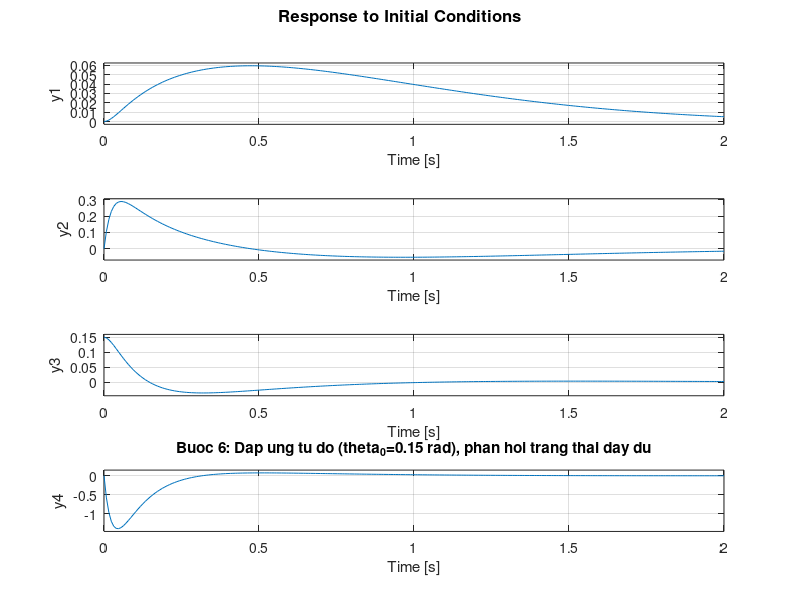

Write the MATLAB code that produced this figure.
%% VI DU DAY DU: LQG cho xe can bang 2 banh (theo 10 buoc trong lo trinh)
% Mo hinh con lac nguoc tren xe (cart-pole), anh xa sang xe 2 banh:
%   - "xe" tinh tien  <->  truc 2 banh (dong bo, khong xet yaw)
%   - "con lac"       <->  than xe (khung + pin + mach)
%   - u (luc ngang)   <->  tong luc keo tuong duong tu 2 dong co
%                          (u = tong mo-men banh / ban kinh banh)
% CANH BAO: cac thong so vat ly ben duoi la SO MINH HOA, phai thay bang
% so do that tren xe cua ban truoc khi tin tuong ket qua.
% (Da sua loi dau o A(2,3): he so cua theta trong phuong trinh xddot
%  phai la SO AM, kiem lai bang cach nghich dao ma tran khoi luong.)
clear; clc; close all;

%% ---- Thong so vat ly (thay bang so do thuc te) ----
M = 0.20;    % kg, khoi luong quy doi cua banh xe + truyen dong
m = 0.80;    % kg, khoi luong than xe (khung+pin+mach), KHONG tinh banh
l = 0.10;    % m,  khoang cach truc banh -> trong tam than
I = 0.0050;  % kg*m^2, mo-men quan tinh than quanh trong tam cua no
b = 0.02;    % N*s/m, ma sat nhot tai truc banh (quy doi qua ban kinh)
g = 9.81;    % m/s^2

%% ===== GIAI DOAN 1 — Buoc 1-2: ODE tuyen tinh hoa + State-Space =====
% State: x = [vi tri x; van toc x_dot; goc nghieng theta; toc do goc theta_dot]
p = I*(M+m) + M*m*l^2;

A = [0            1                    0                  0;
     0   -b*(I+m*l^2)/p     -(g*l^2*m^2)/p                0;
     0            0                    0                  1;
     0      b*l*m/p          g*l*m*(M+m)/p                0];

B = [0; (I+m*l^2)/p; 0; -l*m/p];

disp('A ='); disp(A);
disp('B ='); disp(B);
disp('eig(A) vong ho (khong dieu khien):'); disp(eig(A).');
% -> co 1 cuc dung tai 0 (trang thai x la tich phan thuan tuy, khong
%    xuat hien o bat ky phuong trinh dao ham nao khac) + 1 cap cuc that
%    +-omega (theta khong on dinh, dung nhu ban chat con lac nguoc)

%% ===== GIAI DOAN 2 — Buoc 3: Kiem tra dieu khien duoc =====
Co = ctrb(A, B);
fprintf('rank(Ctrb) = %d / 4\n', rank(Co));   % phai = 4

%% ===== Buoc 4: Kiem tra quan sat duoc =====
% Thu chi do theta (IMU) truoc:
C_theta = [0 0 1 0];
fprintf('rank(Obsv, chi theta) = %d / 4  <-- KHONG DU HANG!\n', rank(obsv(A, C_theta)));
% Ly do vat ly: x khong xuat hien trong bat ky phuong trinh dong luc nao
% (chi x_dot va theta moi anh huong lan nhau) -> chi do goc thi KHONG
% THE suy ra vi tri tuyet doi x. Day chinh la ly do BOM cua ban co
% 2x AS5600 (encoder banh): goc banh * ban kinh banh = x truc tiep.

C = [1 0 0 0;      % x     do tu encoder AS5600 (tich phan/quy doi tu goc banh)
     0 0 1 0];     % theta do tu IMU MPU6050 (fusion accel+gyro)
D = [0; 0];
fprintf('rank(Obsv, x+theta) = %d / 4  <-- du hang\n', rank(obsv(A, C)));

%% ===== GIAI DOAN 3 — Buoc 5: Thiet ke LQR (quy tac Bryson) =====
% Buoc 1: chon gia tri toi da chap nhan duoc cho tung bien:
x_max     = 0.20;   % m,    sai so vi tri toi da chap nhan
xdot_max  = 0.50;   % m/s
theta_max = 0.10;   % rad (~5.7 deg), gioi han de xap xi tuyen tinh con dung
thetadot_max = 1.0; % rad/s
u_max     = 3.0;    % N,   luc keo toi da cho phep (gioi han dong co)

Q = diag([1/x_max^2, 1/xdot_max^2, 1/theta_max^2, 1/thetadot_max^2]);
R = 1/u_max^2;

[K, S, E_lqr] = lqr(A, B, Q, R);
disp('K ='); disp(K);

%% ===== Buoc 6: Kiem chung K =====
Acl = A - B*K;
disp('eig(A-BK) ='); disp(eig(Acl).');   % tat ca phai co phan thuc am
sys_cl = ss(Acl, zeros(4,1), eye(4), zeros(4,1));
figure; initial(sys_cl, [0;0;0.15;0], 2); grid on;
title('Buoc 6: Dap ung tu do (theta_0=0.15 rad), phan hoi trang thai day du');

%% ===== Buoc 7: Thiet ke Kalman (L) =====
% Qn: nhieu qua trinh (do mo hinh khong hoan hao), Rn: nhieu do (datasheet)
Qn = diag([1e-6, 1e-4, 1e-6, 1e-3]) * 100;   % da tinh chinh de thoa buoc "vang"
Rn = diag([0.001^2, 0.02^2]);   % encoder ~1mm, goc IMU sau fusion ~0.02 rad

[L, P, E_obs] = lqe(A, eye(4), C, Qn, Rn);
disp('L ='); disp(L);
disp('eig(A-LC) ='); disp(eig(A-L*C).');

slowest_ctrl = max(real(E_lqr));
slowest_obs  = max(real(E_obs));
fprintf('Ti le cuc quan sat / cuc dieu khien = %.2f (muc tieu 3-5 lan)\n', ...
        slowest_obs/slowest_ctrl);

%% ===== Buoc 8: Ghep LQG (nguyen ly tach biet) =====
% x_hat_dot = A*x_hat + B*u + L*(y - C*x_hat) ,  u = -K*x_hat
% Doi bien e = x - x_hat (sai so uoc luong), thay vao he kin gop:
%   d/dt [x; e] = [A-BK   BK ] [x]
%                 [ 0    A-LC] [e]
% Ma tran khoi tam giac tren => 8 tri rieng = eig(A-BK) hop eig(A-LC),
% tach doc lap hoan toan (chung minh truc tiep nguyen ly tach biet):
Aaug = [Acl, B*K; zeros(4), A-L*C];
disp('8 cuc cua he LQG gop:'); disp(eig(Aaug).');
disp('so voi hop cua eig(A-BK) va eig(A-LC):');
disp(sort([eig(Acl); eig(A-L*C)]).');

%% ===== GIAI DOAN 4 — Buoc 9: Roi rac hoa (ZOH, Ts=5ms) =====
Ts = 0.005;  % s
sysd = c2d(ss(A, B, C, D), Ts, 'zoh');
[Ad, Bd, Cd, Dd] = ssdata(sysd);
disp('Ad ='); disp(Ad);
disp('Bd ='); disp(Bd);

% Thiet ke lai K, L truc tiep trong mien roi rac (chinh xac hon la quy
% doi K,L lien tuc sang roi rac khi Ts khong qua nho so voi dong hoc xe):
Kd = dlqr(Ad, Bd, Q, R);
Ld = dlqe(Ad, eye(4), Cd, Qn, Rn);

fprintf('|eig(Ad-Bd*Kd)| (phai < 1): '); disp(abs(eig(Ad-Bd*Kd)).');
fprintf('|eig(Ad-Ld*Cd)| (phai < 1): '); disp(abs(eig(Ad-Ld*Cd)).');

%% ===== Buoc 10: Vong lap ngat Timer 5ms tren STM32 (gia code) =====
disp(' ');
disp('Trong ham ngat Timer (chay dung moi 5 ms):');
disp('  1) Doc IMU (MPU6050) + 2x encoder (AS5600) -> y = [x_enc; theta_imu]');
disp('  2) x_hat = Ad*x_hat + Bd*u_prev + Ld*(y - Cd*x_hat)   % uoc luong Kalman');
disp('  3) u = -Kd * x_hat                                     % luat dieu khien');
disp('  4) u = clamp(u, -u_max, u_max); xuat PWM/step cho DRV8825');
